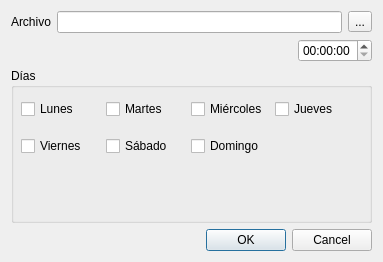
<?xml version="1.0" encoding="UTF-8"?>
<ui version="4.0">
 <class>Alarms</class>
 <widget class="QDialog" name="Alarms">
  <property name="geometry">
   <rect>
    <x>0</x>
    <y>0</y>
    <width>383</width>
    <height>262</height>
   </rect>
  </property>
  <property name="windowTitle">
   <string>Dialog</string>
  </property>
  <layout class="QVBoxLayout" name="verticalLayout">
   <item>
    <layout class="QHBoxLayout" name="horizontalLayout">
     <item>
      <widget class="QLabel" name="label">
       <property name="text">
        <string>Archivo</string>
       </property>
      </widget>
     </item>
     <item>
      <widget class="QLineEdit" name="LEfile">
       <property name="dragEnabled">
        <bool>true</bool>
       </property>
      </widget>
     </item>
     <item>
      <widget class="QToolButton" name="toolButton">
       <property name="text">
        <string>...</string>
       </property>
      </widget>
     </item>
    </layout>
   </item>
   <item>
    <layout class="QHBoxLayout" name="horizontalLayout_2">
     <item>
      <spacer name="horizontalSpacer">
       <property name="orientation">
        <enum>Qt::Horizontal</enum>
       </property>
       <property name="sizeHint" stdset="0">
        <size>
         <width>40</width>
         <height>20</height>
        </size>
       </property>
      </spacer>
     </item>
     <item>
      <widget class="QTimeEdit" name="TEalarm"/>
     </item>
    </layout>
   </item>
   <item>
    <widget class="QGroupBox" name="groupBox">
     <property name="sizePolicy">
      <sizepolicy hsizetype="Preferred" vsizetype="Expanding">
       <horstretch>0</horstretch>
       <verstretch>0</verstretch>
      </sizepolicy>
     </property>
     <property name="title">
      <string>Días</string>
     </property>
     <widget class="QWidget" name="">
      <property name="geometry">
       <rect>
        <x>10</x>
        <y>20</y>
        <width>333</width>
        <height>80</height>
       </rect>
      </property>
      <layout class="QGridLayout" name="gridLayout">
       <item row="0" column="1">
        <widget class="QCheckBox" name="checkBox_2">
         <property name="text">
          <string>Martes</string>
         </property>
        </widget>
       </item>
       <item row="0" column="2">
        <widget class="QCheckBox" name="checkBox_3">
         <property name="text">
          <string>Miércoles</string>
         </property>
        </widget>
       </item>
       <item row="0" column="0">
        <widget class="QCheckBox" name="checkBox">
         <property name="text">
          <string>Lunes</string>
         </property>
        </widget>
       </item>
       <item row="0" column="3">
        <widget class="QCheckBox" name="checkBox_4">
         <property name="text">
          <string>Jueves</string>
         </property>
        </widget>
       </item>
       <item row="1" column="0">
        <widget class="QCheckBox" name="checkBox_5">
         <property name="text">
          <string>Viernes</string>
         </property>
        </widget>
       </item>
       <item row="1" column="1">
        <widget class="QCheckBox" name="checkBox_6">
         <property name="text">
          <string>Sábado</string>
         </property>
        </widget>
       </item>
       <item row="1" column="2">
        <widget class="QCheckBox" name="checkBox_7">
         <property name="text">
          <string>Domingo</string>
         </property>
        </widget>
       </item>
      </layout>
     </widget>
    </widget>
   </item>
   <item>
    <widget class="QDialogButtonBox" name="buttonBox">
     <property name="orientation">
      <enum>Qt::Horizontal</enum>
     </property>
     <property name="standardButtons">
      <set>QDialogButtonBox::Cancel|QDialogButtonBox::Ok</set>
     </property>
    </widget>
   </item>
  </layout>
  <zorder>buttonBox</zorder>
  <zorder>TEalarm</zorder>
  <zorder>toolButton</zorder>
  <zorder>LEfile</zorder>
  <zorder>horizontalSpacer</zorder>
  <zorder>toolButton</zorder>
  <zorder>groupBox</zorder>
 </widget>
 <resources/>
 <connections>
  <connection>
   <sender>buttonBox</sender>
   <signal>accepted()</signal>
   <receiver>Alarms</receiver>
   <slot>accept()</slot>
   <hints>
    <hint type="sourcelabel">
     <x>248</x>
     <y>254</y>
    </hint>
    <hint type="destinationlabel">
     <x>157</x>
     <y>274</y>
    </hint>
   </hints>
  </connection>
  <connection>
   <sender>buttonBox</sender>
   <signal>rejected()</signal>
   <receiver>Alarms</receiver>
   <slot>reject()</slot>
   <hints>
    <hint type="sourcelabel">
     <x>316</x>
     <y>260</y>
    </hint>
    <hint type="destinationlabel">
     <x>286</x>
     <y>274</y>
    </hint>
   </hints>
  </connection>
 </connections>
</ui>
